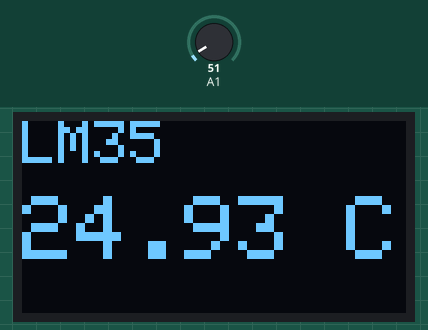
The sketch below on a simulated Arduino Uno, built with avr-gcc and run on an emulated ATmega328P. Shown: 128×64 one-colour display. The inputs (shaded band) are chosen by the test bench; at power-on: A1 = 51. The display library's start-up logo is not drawn; what the sketch prints to the serial monitor is not drawn.

Above: at 1.2 s.
1.3 s: A1 set to 61
At 3.3 s:
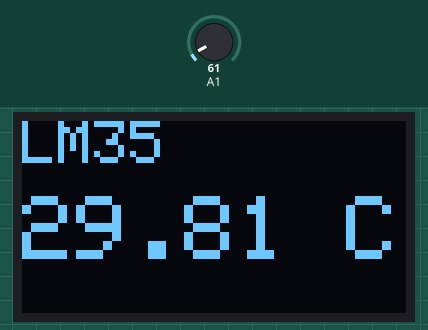
3.6 s: A1 set to 71
At 4.8 s:
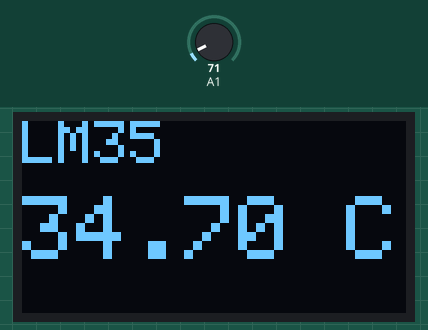
5.7 s: A1 set to 86
At 7.3 s:
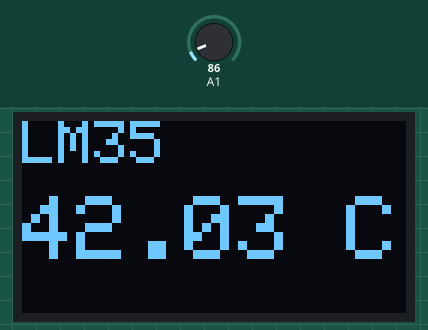
Timing chart, 0 to 8.8 s (numbered marks = the images above; inputs shaded):
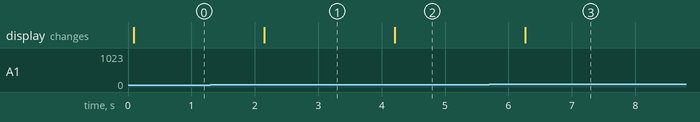

Measured:
- after the input at 1.3 s, the display: changes after 0.85 s (image 1)
- after the input at 3.6 s, the display: changes after 0.61 s (image 2)
- after the input at 5.7 s, the display: changes after 0.57 s (image 3)

The sketch:

code_5.ino
```cpp
#include <Wire.h>
#include <Adafruit_GFX.h>
#include <Adafruit_SSD1306.h>

#define SCREEN_WIDTH 128
#define SCREEN_HEIGHT 64

#define OLED_RESET 18
Adafruit_SSD1306 display(SCREEN_WIDTH, SCREEN_HEIGHT, &Wire, OLED_RESET);

void setup() {
  Serial.begin(9600);
  display.begin(SSD1306_SWITCHCAPVCC, 0x3C);

  display.display();
  display.clearDisplay();
}

void loop() {
int sensor = analogRead(A1);

 float t = sensor * 0.48875;

  Serial.print("Temp = ");
  Serial.print(t);
  Serial.println("°C");


  display.setTextSize(2);
  display.setTextColor(SSD1306_WHITE);
  display.setCursor(0, 0);
  display.println("LM35");

  display.setTextSize(3);
  display.setTextColor(SSD1306_WHITE, SSD1306_BLACK);
  display.setCursor(0, 25);
  display.print(t);
  display.println(" C");

  display.display();

  delay(1000);


}
```
